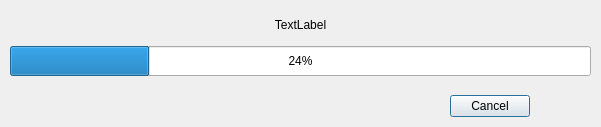
<?xml version="1.0" encoding="UTF-8"?>
<ui version="4.0">
 <class>RunSimulations</class>
 <widget class="QDialog" name="RunSimulations">
  <property name="geometry">
   <rect>
    <x>0</x>
    <y>0</y>
    <width>601</width>
    <height>127</height>
   </rect>
  </property>
  <property name="sizePolicy">
   <sizepolicy hsizetype="Preferred" vsizetype="Preferred">
    <horstretch>0</horstretch>
    <verstretch>0</verstretch>
   </sizepolicy>
  </property>
  <property name="windowTitle">
   <string>Running simulations</string>
  </property>
  <widget class="QDialogButtonBox" name="buttonBox">
   <property name="geometry">
    <rect>
     <x>30</x>
     <y>90</y>
     <width>500</width>
     <height>32</height>
    </rect>
   </property>
   <property name="orientation">
    <enum>Qt::Horizontal</enum>
   </property>
   <property name="standardButtons">
    <set>QDialogButtonBox::Cancel</set>
   </property>
  </widget>
  <widget class="QWidget" name="verticalLayoutWidget">
   <property name="geometry">
    <rect>
     <x>10</x>
     <y>10</y>
     <width>581</width>
     <height>71</height>
    </rect>
   </property>
   <layout class="QVBoxLayout" name="verticalLayout">
    <property name="sizeConstraint">
     <enum>QLayout::SetNoConstraint</enum>
    </property>
    <item>
     <widget class="QLabel" name="status">
      <property name="sizePolicy">
       <sizepolicy hsizetype="Preferred" vsizetype="Fixed">
        <horstretch>0</horstretch>
        <verstretch>0</verstretch>
       </sizepolicy>
      </property>
      <property name="maximumSize">
       <size>
        <width>16777215</width>
        <height>20</height>
       </size>
      </property>
      <property name="text">
       <string>TextLabel</string>
      </property>
      <property name="alignment">
       <set>Qt::AlignCenter</set>
      </property>
     </widget>
    </item>
    <item>
     <widget class="QProgressBar" name="progressBar">
      <property name="sizePolicy">
       <sizepolicy hsizetype="Preferred" vsizetype="Fixed">
        <horstretch>0</horstretch>
        <verstretch>0</verstretch>
       </sizepolicy>
      </property>
      <property name="maximumSize">
       <size>
        <width>16777215</width>
        <height>30</height>
       </size>
      </property>
      <property name="value">
       <number>24</number>
      </property>
     </widget>
    </item>
   </layout>
  </widget>
 </widget>
 <resources/>
 <connections>
  <connection>
   <sender>buttonBox</sender>
   <signal>accepted()</signal>
   <receiver>RunSimulations</receiver>
   <slot>accept()</slot>
   <hints>
    <hint type="sourcelabel">
     <x>248</x>
     <y>254</y>
    </hint>
    <hint type="destinationlabel">
     <x>157</x>
     <y>274</y>
    </hint>
   </hints>
  </connection>
  <connection>
   <sender>buttonBox</sender>
   <signal>rejected()</signal>
   <receiver>RunSimulations</receiver>
   <slot>reject()</slot>
   <hints>
    <hint type="sourcelabel">
     <x>316</x>
     <y>260</y>
    </hint>
    <hint type="destinationlabel">
     <x>286</x>
     <y>274</y>
    </hint>
   </hints>
  </connection>
 </connections>
</ui>
